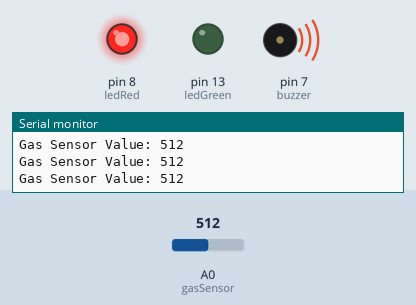
Simulated run of this sketch. Board: Arduino Uno, built with avr-gcc and run on an emulated ATmega328P. On the bench: output pins drawn as LEDs (lit = HIGH), buzzer (waves = sounding), the last lines printed to the serial monitor. The inputs (shaded band) are chosen by the test bench; at power-on: A0 (gasSensor) = 512.

Above: at 1.2 s.
1.3 s: A0 (gasSensor) set to 218
2.8 s: A0 (gasSensor) set to 190
At 3.5 s:
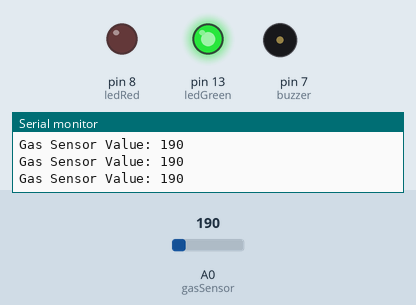
4.3 s: A0 (gasSensor) set to 210
At 4.9 s:
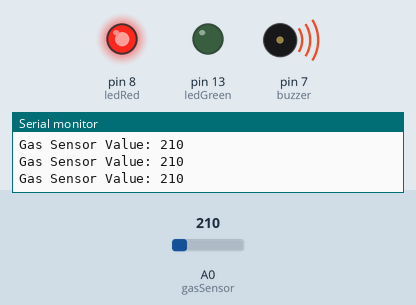
5.9 s: A0 (gasSensor) set to 122
At 7.4 s:
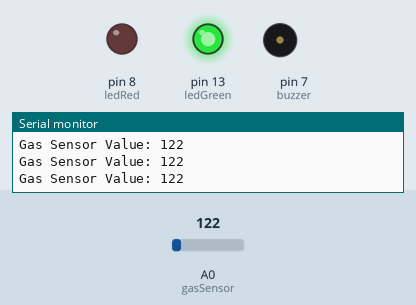
Timing chart, 0 to 8.5 s (numbered marks = the images above; inputs shaded):
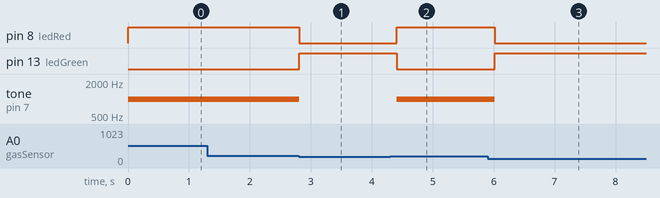

Measured:
- the behaviour switches between 201 and 200 on A0 (gasSensor) (found by bisection; images 0 and 1)
- after the input at 2.8 s, pin 8 (ledRed): HIGH → LOW at once; pin 13 (ledGreen): LOW → HIGH at once; tone on pin 7 (buzzer): 1000 Hz → silent at once
- after the input at 4.3 s, pin 8 (ledRed): LOW → HIGH after 0.11 s; pin 13 (ledGreen): HIGH → LOW after 0.11 s; tone on pin 7 (buzzer): silent → 1000 Hz after 0.11 s
- after the input at 5.9 s, pin 8 (ledRed): HIGH → LOW after 0.11 s; pin 13 (ledGreen): LOW → HIGH after 0.11 s; tone on pin 7 (buzzer): 1000 Hz → silent after 0.11 s

The sketch:

6.INO
```cpp
#define gasSensor A0
#define buzzer 7
#define ledGreen 13
#define ledRed 8
#define HIGH_THRESHOLD 200

void setup() {
  // Initializing all pins
  pinMode(gasSensor, INPUT);
  pinMode(buzzer, OUTPUT);
  pinMode(ledGreen, OUTPUT);
  pinMode(ledRed, OUTPUT);

  // Initialize Serial communication at 9600 baud rate
  Serial.begin(9600);
}

void loop() {
  // Read data from the sensor
  int gas_value = analogRead(gasSensor);

  // Print gas sensor value to the Serial Monitor
  Serial.print("Gas Sensor Value: ");
  Serial.println(gas_value);

  // Check data from sensor; if there is smoke, the 'if' block will execute, otherwise 'else' will execute
  if (gas_value > HIGH_THRESHOLD) {
    tone(buzzer, 1000, 500);  // Sound the buzzer
    digitalWrite(ledRed, HIGH);  // Turn on red LED
    digitalWrite(ledGreen, LOW);  // Turn off green LED
  } else {
    noTone(buzzer);  // Turn off buzzer
    digitalWrite(ledGreen, HIGH);  // Turn on green LED
    digitalWrite(ledRed, LOW);  // Turn off red LED
  }

  // Short delay
  delay(200);
}
```
